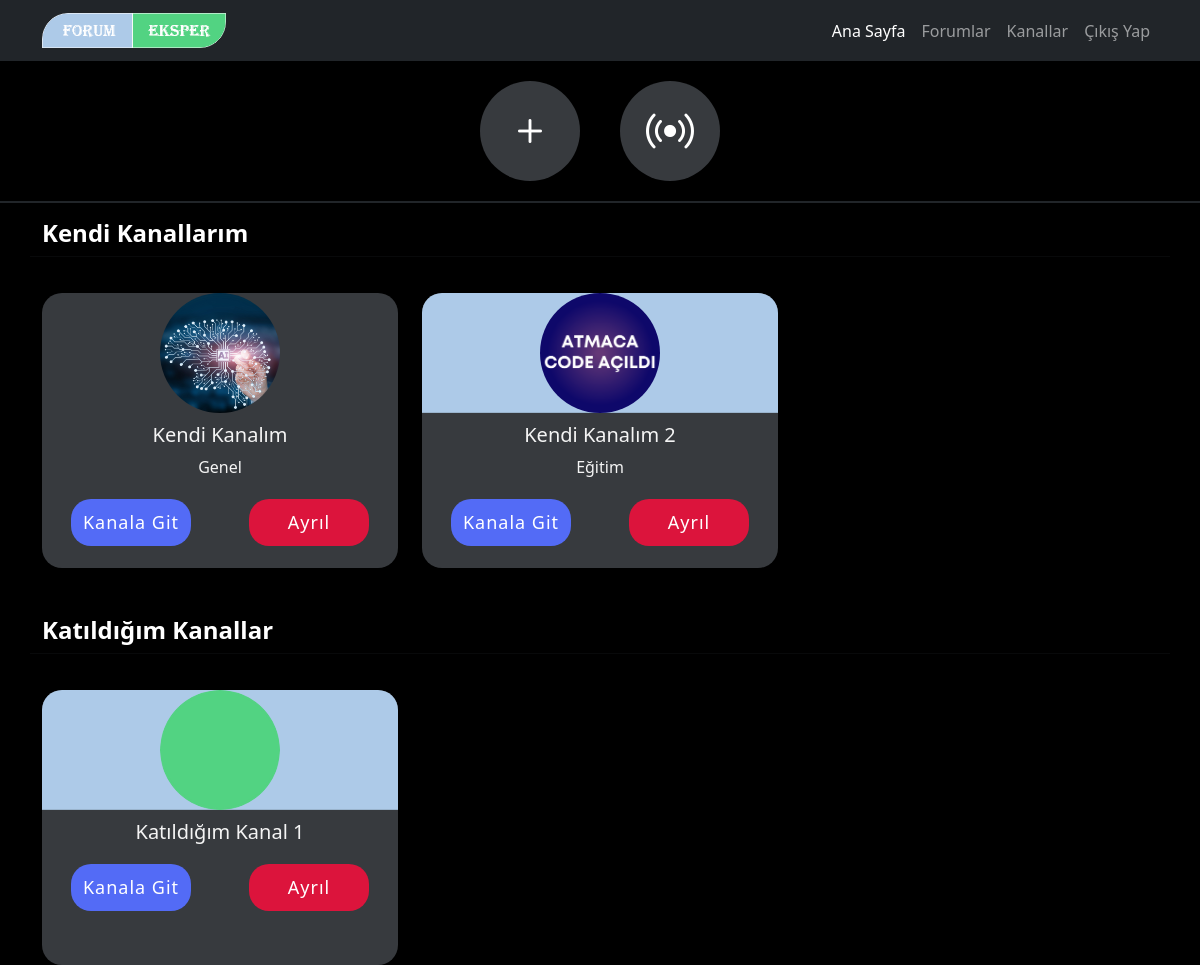
Screenshot of /server/ (signed in) with the database file from the repository.
### server/models.py (models this page shows, shortened)
class Room(models.Model):
    name = models.CharField(max_length=255, null=True, verbose_name="Kanal Adı")
    slug = models.SlugField(unique=True, editable=False)
    user = models.ForeignKey(User, on_delete=models.CASCADE, null=True, verbose_name="Kanal Sahibi")
    category = models.ForeignKey(RoomCategory, on_delete=models.CASCADE, null=True,verbose_name="Kategori Adı")
    created_at = models.DateTimeField(auto_now_add=True, editable=False, null=True, verbose_name="Oluşturulduğu Tarih")
    modified_at = models.DateTimeField(null=True, verbose_name="Güncellendiği Tarih", blank=True)
    image = models.ImageField(upload_to='kanal/kapak', null=True, blank=True)
    banner = models.ImageField(upload_to='kanal/banner', null=True, blank=True)
    is_private = models.BooleanField(default=False, null=True, verbose_name="Gizli Mi?")
    class Meta:
        verbose_name_plural = "1. Kanallar"
    def __str__(self):
        return self.name
    def get_channel_photos(self):
        if self.image:
            return self.image.url
        else:
            return None
    def get_banner_photos(self):
        if self.banner:
            return self.banner.url
        else:
            return None

class RoomCategory(models.Model):
    name = models.CharField(max_length=100, verbose_name="Kategori Adı", null=True)
    image = models.ImageField(upload_to='kanal/kategori', null=True, blank=True)
    slug = models.SlugField(unique=True, editable=False)
    class Meta:
        verbose_name_plural = "4. Kategoriler"
    def __str__(self):
        return self.name
    def get_category_photos(self):
        if self.image:
            return self.image.url
        else:
            return None

### server/views.py (the view, shortened to what this page needs)
# urls.py: path('', rooms, name="rooms"),
@login_required
def rooms(request):
    rooms = Room.objects.filter(membership__group_user=request.user)
    print(rooms)
    owner_rooms = Room.objects.filter(user=request.user)
    category = RoomCategory.objects.all()
    return render(request, 'pages/chat/rooms.html',{'rooms':rooms,'category':category,'owner_rooms':owner_rooms})

### templates/pages/chat/rooms.html (shortened to what this page needs)
{% extends 'layout.html' %}
{% load static %}
{% block select_room %}
    <div class="server-body">
        <div class="container-fluid">
            <div class="channels_top">
                <a href="#" class="channels_top_circle" data-bs-toggle="modal" data-bs-target="#createChannel">
                    <i class="bi bi-plus"></i>
                </a>
                <a href="{% url 'room_find' %}" class="channels_top_circle">
                    <i class="bi bi-broadcast"></i>
                </a>
            </div>
            <div class="container">
                {% if owner_rooms %}
                    <div class="row mt-3">
                        <h4 class="room-header">Kendi Kanallarım</h4>
                        <hr>
                    </div>
                    <div class="row">
                        {% for r in owner_rooms %}
                            <div class="col-lg-4 col-md-6">
                                <div class="channel">
                                    <div class="channel_image">
                                        <div class="channel_image_cover" {% if r.get_banner_photos %}
                                             style="background-image: url({{ r.get_banner_photos }})" {% else %}
                                             style="background-image: url('../../../static/img/server/empty_banner.png')" {% endif %}>
                                            {% if r.get_channel_photos %}
                                                <img src="{{ r.get_channel_photos }}" alt="Channel">
                                            {% else %}
                                                <img src="{% static 'img/server/empty_channels.png' %}"
                                                     alt="Empty Channel">
                                            {% endif %}
                                        </div>
                                    </div>
                                    <div class="channel_name">
                                        <h5>{{ r.name }}</h5>
                                        <span>{{ r.category }}</span>
                                    </div>
                                    <div class="channel_button">
                                        <a href="{% url 'room' r.slug %}">Kanala Git</a>
                                        <a href="">Ayrıl</a>
                                    </div>
                                </div>
                            </div>
                        {% endfor %}
                    </div>
                {% endif %}
                {% if rooms %}
                    <div class="row mt-5">
                        <h4 class="room-header">Katıldığım Kanallar</h4>
                        <hr>
                    </div>
                    <div class="row ">
                        {% for r in rooms %}
                            <div class="col-lg-4 col-md-6">
                                <div class="channel">
                                    <div class="channel_image">
                                        <div class="channel_image_cover empty-banner">
                                            {% if room.image %}
                                                <img src="{{ room.get_channel_photos }}" alt="Channel Photo">
                                            {% else %}
                                                <img src="{% static 'img/server/empty_channels.png' %}" alt="cover">
                                            {% endif %}
                                        </div>
                                    </div>
                                    <div class="channel_name">
                                        <h5>{{ r.name }}</h5>
                                    </div>
                                    <div class="channel_button">
                                        <a href="{% url 'room' r.slug %}">Kanala Git</a>
                                        <a href="">Ayrıl</a>
                                    </div>
                                </div>
                            </div>
                        {% endfor %}
                    </div>
                {% endif %}
            </div>
        </div>
    </div>
{% endblock %}

### static/css/style.css (style rules this page uses)
body { margin: 0; padding: 0; }
a:link { text-decoration: none; }
.server-body { margin: 0; padding: 0; min-height: 100vh; height: auto; background: black; }
.server-body .container-fluid { margin: 0; padding: 0; }
.room-header { color: #ffffff; font-weight: bold; }
.channels_top { display: flex; justify-content: center; flex-direction: row; border-bottom: 2px solid; }
.channels_top .channels_top_circle { width: 100px; height: 100px; background: #373A3E; border-radius: 50%; margin: 20px; display: flex; justify-content: center; align-items: center; color: #ffffff; transition: 0.3s; position: relative; }
.channels_top .channels_top_circle i { font-size: 48px; }
.channels_top .channels_top_circle:first-child { font-size: 72px; }
.server-body .container-fluid .channel { width: 100%; background: #373A3E; border-radius: 20px; margin-top: 20px; height: 275px; }
.server-body .container-fluid .channel .channel_image { width: 100%; border-radius: 20px; position: relative; }
.server-body .container-fluid .channel .channel_image .channel_image_cover { border-top-left-radius: 20px; border-top-right-radius: 20px; display: flex; justify-content: center; background-size: cover; background-repeat: no-repeat; background-position: center; }
.server-body .container-fluid .channel .channel_image .channel_image_cover img { width: 120px; height: 120px; border-radius: 50%; object-fit: cover; object-position: center; }
.channel_name { text-align: center; margin-top: 10px; color: #f4f4f4; }
.channel_button { text-align: center; display: flex; flex-direction: row; justify-content: space-around; margin-top: 20px; }
.channel_button a { padding: 10px; width: 120px; border-radius: 20px; color: #ffffff; font-size: 18px; letter-spacing: 1px; }
.channel_button a:nth-child(1) { background: #536bf6; }
.channel_button a:nth-child(2) { background: crimson; }
.empty-banner { background-image: url("../img/server/empty_banner.png"); }

### rows the page displays
Room: get_channel_photos (picture), name "Kendi Kanalım", category "Genel"
Room: get_channel_photos (picture), name "Kendi Kanalım 2", category "Eğitim"
Room: name "Katıldığım Kanal 1"
